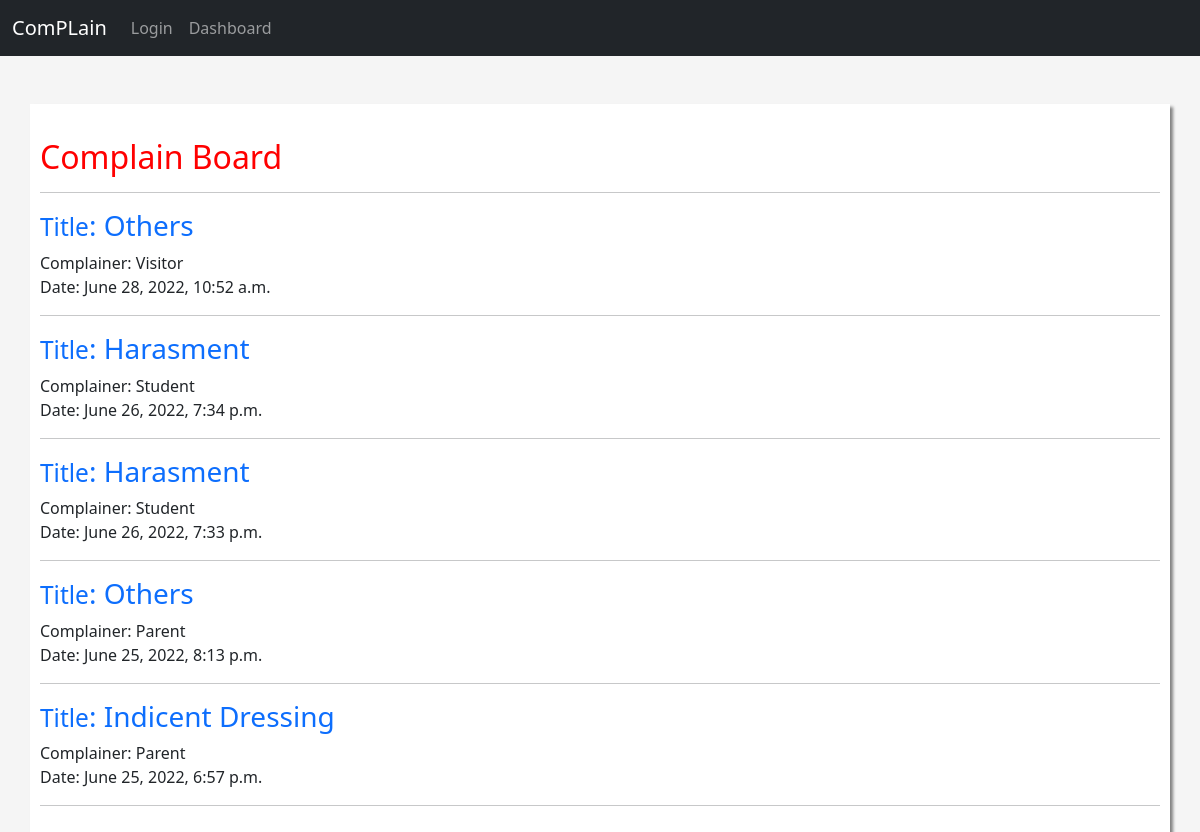
Screenshot of /list/ (signed in) with the database file from the repository.
### complain/models.py (models this page shows, shortened)
class Complain(models.Model):
    title = models.CharField(max_length=40, choices=title_choice)
    body = models.TextField()
    date_added = models.DateTimeField(auto_now_add=True)
    person = models.CharField(max_length=25,
        choices=PERSON_CHOICES, default='Student')
    treated = models.BooleanField(default=False)
    class Meta:
        ordering = ['-date_added',]

### complain/views.py (the view)
# urls.py: path('list/', HomePageView.as_view(), name='list'),
class HomePageView(LoginRequiredMixin, ListView):
    model = Complain
    template_name = 'list.html'
    context_object_name = 'complains'
    paginate_by = 5

### complain/templates/list.html
{% extends 'base.html' %}
{% load static %}
{% block content %}
<br>
    <h2 class="h2">Complain Board</h2><hr>
    {% for complain in complains %}
    <div   class="complain">
        <h3><a href="{% url 'detail' complain.pk %}" style="text-decoration: none;"><small> Title</small>: {{ complain.title}}</a></h3>
        <p>Complainer: {{complain.person}} <br> Date: {{ complain.date_added }}</p><hr>
    </div>
    {% endfor %}
{% endblock content %}

### complain/templates/base.html (shortened to what this page needs)
<!doctype html>
{% load static %}
<html lang="en">
  <head>
    <link href="https://cdn.jsdelivr.net/npm/bootstrap@5.2.0-beta1/dist/css/bootstrap.min.css" rel="stylesheet">
    <link rel="stylesheet" href="static/css/base.css">
  </head>
  <body>
    <nav class="navbar navbar-expand-lg bg-dark navbar-dark nav">
        <div class="container-fluid">
          <a class="navbar-brand" href="{% url 'complain' %}">ComPLain</a>
          <div class="collapse navbar-collapse" id="navbarNav">
            <ul class="navbar-nav">
              <li class="nav-item">
                <a class="nav-link" href="{% url 'login' %}">Login</a>
              </li>
              <li class="nav-item">
                <a class="nav-link" href="{% url 'dashboard' %}">Dashboard</a>
              </li>
            </ul>
          </div>
        </div>
      </nav>
    <div class="container container-mb contain">
      {% block content %}
      {% endblock content %}
    </div>
  </body>
</html>

### complain/static/css/base.css (style rules this page uses)
body { background-color: #f5f5f5; }
.contain { background-color: white; box-shadow: 3px 3px 3px grey; margin-top: 3rem; padding: 10px; }
.h2 { color: red; }

### rows the page displays
Complain: title "Others", person "Visitor", date_added "June 28, 2022, 10:52 a.m."
Complain: title "Harasment", person "Student", date_added "June 26, 2022, 7:34 p.m."
Complain: title "Harasment", person "Student", date_added "June 26, 2022, 7:33 p.m."
Complain: title "Others", person "Parent", date_added "June 25, 2022, 8:13 p.m."
Complain: title "Indicent Dressing", person "Parent", date_added "June 25, 2022, 6:57 p.m."
